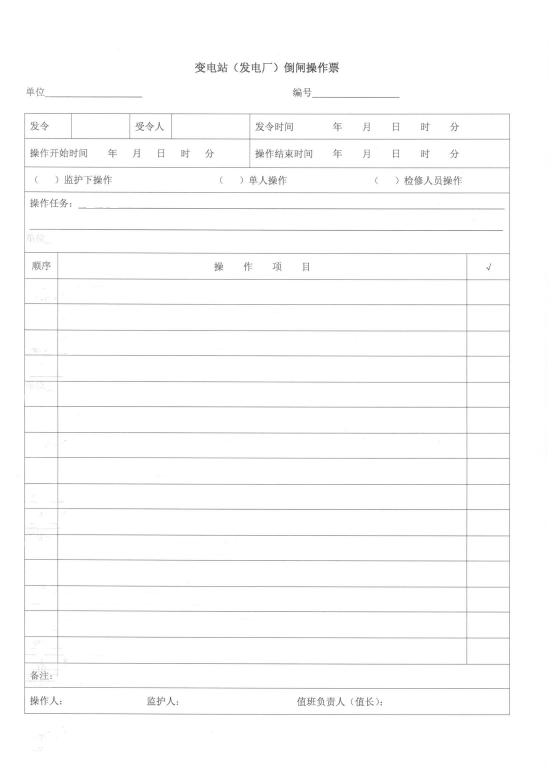
//> input picture AndroidCDS_Server/HistoryBackup/example.jpg, 1654 x 2338 px (shown at 1/3 size)
$ ./homography HistoryBackup/example.jpg   (built with g++ and OpenCV 4)
//> lines starting //> are read from the running program, lines starting //| are printed output that depends on the picture; after the words box and inside, x2 and y2 are one past the last pixel; in counts of white or black regions, pixels touching at a corner belong together
#include <opencv2/opencv.hpp>
#include "opencv2/xfeatures2d.hpp"
#include "opencv2/stitching.hpp"
#include <algorithm>
#include <iostream>
#include <string>
#include<time.h>
#include<unistd.h>
#include<stdio.h>
#include<cstring>
#include<pthread.h>
using namespace cv;
using namespace std;
#define MAX_THREAD 2

pthread_t thread[MAX_THREAD];
pthread_mutex_t mut;
Mat im_1,im_2;
int num = 0;
std::vector<KeyPoint> keypoints_1, keypoints_2;
Mat descriptors_1, descriptors_2;
int width = 640 * 2;
int height = 800 * 2;
void* thread1(void *args)
{


    // pthread_mutex_lock(&mut);
        resize(im_1, im_1, Size(width,height));
	cv::Ptr<Feature2D> f2d = xfeatures2d::SIFT::create();
        f2d->detect( im_1, keypoints_1 );
        f2d->compute( im_1, keypoints_1, descriptors_1 );
    //pthread_mutex_unlock(&mut);

    pthread_exit(NULL);
}
void* thread2(void *args)
{

    //pthread_mutex_lock(&mut);
        resize(im_2, im_2, Size(width,height));
	cv::Ptr<Feature2D> f2ds = xfeatures2d::SIFT::create();
        f2ds->detect( im_2, keypoints_2 );
        f2ds->compute( im_2, keypoints_2, descriptors_2 );
    //pthread_mutex_unlock(&mut);

    pthread_exit(NULL);
}
void thread_create()
{
    memset(&thread, 0, sizeof(thread));
    if( 0!=pthread_create(&thread[0], NULL, thread1, NULL))
        printf("thread1 create faild\n");
    else
            printf("thread1 established\n");

    if( 0 != pthread_create(&thread[1], NULL, thread2, NULL))
        printf("thread2 create faild\n");
    else
        printf("thread2 established\n");

}

void thread_wait()
{
    if(0 != thread[0])
    {
        pthread_join(thread[0], NULL);
        printf("thread 1 is over\n");
    }

    if(0 != thread[1])
    {
        pthread_join(thread[1], NULL);
        printf("thread 2 is over\n");
    }
}

Mat preprocess(Mat gray)
{
   //1.Sobel算子，x方向求梯度
    Mat sobel;
    Sobel(gray, sobel, CV_8U, 1, 0, 3);

    //2.二值化
    Mat binary;
    threshold(sobel, binary, 0, 255, THRESH_OTSU + THRESH_BINARY);

    //3.膨胀和腐蚀操作核设定
    Mat element1 = getStructuringElement(MORPH_RECT, Size(30, 9));
    //控制高度设置可以控制上下行的膨胀程度，例如3比4的区分能力更强,但也会造成漏检
    Mat element2 = getStructuringElement(MORPH_RECT, Size(24, 4));

    //4.膨胀一次，让轮廓突出
    Mat dilate1;
    dilate(binary, dilate1, element2);

    //5.腐蚀一次，去掉细节，表格线等。这里去掉的是竖直的线
    Mat erode1;
    erode(dilate1, erode1, element1);

    //6.再次膨胀，让轮廓明显一些
    Mat dilate2;
    dilate(erode1, dilate2, element2);

    // [5 lines of commented-out code are left out]

    return dilate2;
}


vector<Rect> findTextRegion(Mat img)
{
   vector<Rect> rects;
    //1.查找轮廓
    vector<vector<Point>> contours;
    vector<Vec4i> hierarchy;
    findContours(img, contours, hierarchy, RETR_CCOMP, CHAIN_APPROX_SIMPLE, Point(0, 0));

    //2.筛选那些面积小的
    for (int i = 0; i < contours.size(); i++)
    {
        //计算当前轮廓的面积
        double area = contourArea(contours[i]);

        //面积小于1000的全部筛选掉
        if (area < 1000)
            continue;

        //轮廓近似，作用较小，approxPolyDP函数有待研究
        double epsilon = 0.001*arcLength(contours[i], true);
        Mat approx;
        approxPolyDP(contours[i], approx, epsilon, true);

        //找到最小矩形，该矩形可能有方向
        RotatedRect rect = minAreaRect(contours[i]);

        //计算高和宽
        int m_width = rect.boundingRect().width;
        int m_height = rect.boundingRect().height;

        //筛选那些太细的矩形，留下扁的
        if (m_height > m_width * 1.2)
            continue;

        //取外接矩形
        Rect m_rect=rect.boundingRect();

        //符合条件的rect添加到rects集合中
        rects.push_back(m_rect);

    }
    return rects;
}

void detect(Mat img)
{
    //1.转化成灰度图
    Mat gray;
    cvtColor(img, gray, CV_BGR2GRAY);

    //2.形态学变换的预处理，得到可以查找矩形的轮廓
    Mat dilation = preprocess(gray);

    //3.查找和筛选文字区域
    vector<Rect> rects = findTextRegion(dilation);

    //4.用绿线画出这些找到的轮廓
    for (Rect rect : rects)
    {
        rectangle(img, rect, Scalar(255,0,0));
       // [6 lines of commented-out code are left out]

    }

    //5.显示带轮廓的图像
   // imshow("img", img);
    imwrite("imgDrawRect.jpg", img);


 waitKey(0);
}

Mat warp_crops(String path)
{
//> called with path = "HistoryBackup/example.jpg"
        clock_t start = clock();


        im_1= imread("example.jpg");
//> im_1 is the input picture: 2338 rows x 1654 cols, CV_8UC3; mean B, G, R 251.5, 251.5, 251.5
        im_2 = imread(path);

        clock_t finish1 = clock();
        double consumeTime1 = (double)(finish1-start)/CLOCKS_PER_SEC;//注意转换为double的位置
        cout <<"图片读取时间："<< consumeTime1 << endl;
        pthread_mutex_init(&mut, NULL);
        printf("main thread: creating threads...\n");
        thread_create();
        printf("main thread: waiting threads to accomplish task...\n");
        thread_wait();
       // [22 lines of commented-out code are left out]

        clock_t finish4 = clock();
        double consumeTime4 = (double)(finish4-start)/CLOCKS_PER_SEC;//注意转换为double的位置
        cout <<"计算特征值："<< consumeTime4 << endl;

	// Step 3: Matching descriptor vectors using BFMatcher :
	BFMatcher matcher;
	std::vector< DMatch > matches;
	matcher.match( descriptors_1, descriptors_2, matches );

	// Keep best matches only to have a nice drawing.
	// We sort distance between descriptor matches
	Mat index;
	int nbMatch = int(matches.size());
	Mat tab(nbMatch, 1, CV_32F);
	for (int i = 0; i < nbMatch; i++)
		tab.at<float>(i, 0) = matches[i].distance;
	sortIdx(tab, index, SORT_EVERY_COLUMN + SORT_ASCENDING);
	vector<DMatch> bestMatches;

	for (int i = 0; i < 200; i++)
		bestMatches.push_back(matches[index.at < int > (i, 0)]);


	// 1st image is the destination image and the 2nd image is the src image
	std::vector<Point2f> dst_pts;                   //1st
	std::vector<Point2f> source_pts;                //2nd

	for (vector<DMatch>::iterator it = bestMatches.begin(); it != bestMatches.end(); ++it) {
		//cout << it->queryIdx << "\t" <<  it->trainIdx << "\t"  <<  it->distance << "\n";
		//-- Get the keypoints from the good matches
		dst_pts.push_back( keypoints_1[ it->queryIdx ].pt );
		source_pts.push_back( keypoints_2[ it->trainIdx ].pt );
	}


	/* Mat img_matches;
	 drawMatches( im_1, keypoints_1, im_2, keypoints_2,
	           bestMatches, img_matches, Scalar::all(-1), Scalar::all(-1),
	           vector<char>(), DrawMatchesFlags::NOT_DRAW_SINGLE_POINTS );*/

	 //-- Show detected matches
	// imwrite( "Good_Matches.jpg", img_matches );


	Mat H = findHomography( source_pts, dst_pts, CV_RANSAC );
	//cout << H << endl;

	Mat wim_2;
	warpPerspective(im_2, wim_2, H, im_1.size());


        Mat wim_3(im_1.size(),CV_8UC3);
        Mat wim_4(im_1.size(),CV_8UC3);


        for (int i = 0; i < im_1.cols; i++)
		for (int j = 0; j < im_1.rows; j++) {
			Vec3b color_im1 = im_1.at<Vec3b>(Point(i, j));
			Vec3b color_im2 = wim_2.at<Vec3b>(Point(i, j));
			if (norm(color_im1) != 0)
			{
                           wim_3.at<Vec3b>(Point(i, j)) = color_im2;
                           wim_4.at<Vec3b>(Point(i, j)) = color_im2;
                        }

		}
     //   addWeighted(wim_3,0.5,im_1,0.5,0.0,wim_3);
       // imwrite("./Image/result7_btm.png", wim_3);
//	waitKey(0);

        addWeighted(wim_3,1,im_1,0,0.0,wim_3);
        addWeighted(wim_3,0.5,im_1,0.5,0.0,wim_4);
        detect(wim_4);
//> in preprocess, `Sobel(gray, sobel, CV_8U, 1, 0, 3);`:
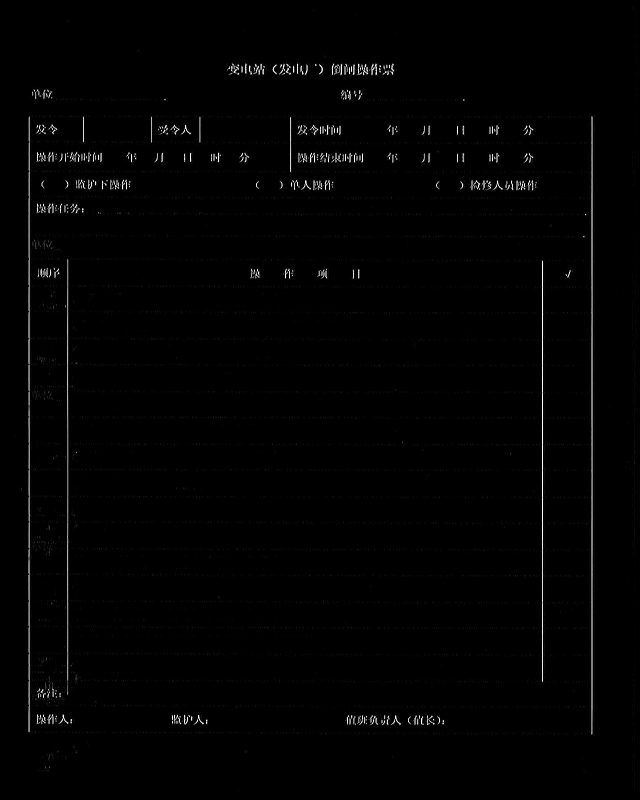
//> sobel: 1600 rows x 1280 cols, CV_8UC1 (shown at 1/2 size); min 0, max 255, mean 2.6
//> in preprocess, `threshold(sobel, binary, 0, 255, THRESH_OTSU + THRESH_BINARY);`:
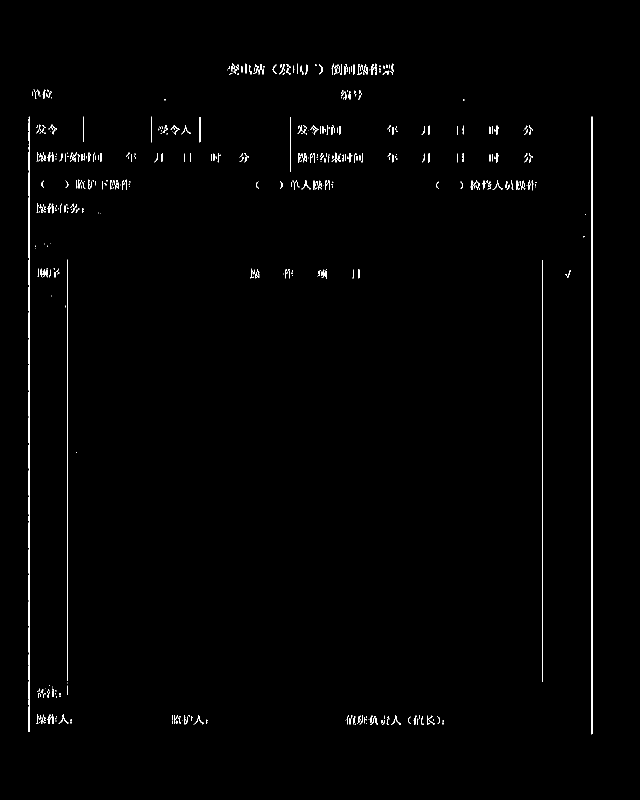
//> binary: 1600 rows x 1280 cols, CV_8UC1 (shown at 1/2 size); 0.85% white in thin lines or dots, all inside (x1, y1, x2, y2) = (57, 127, 1185, 1469)
//> in preprocess, `dilate(binary, dilate1, element2);`:
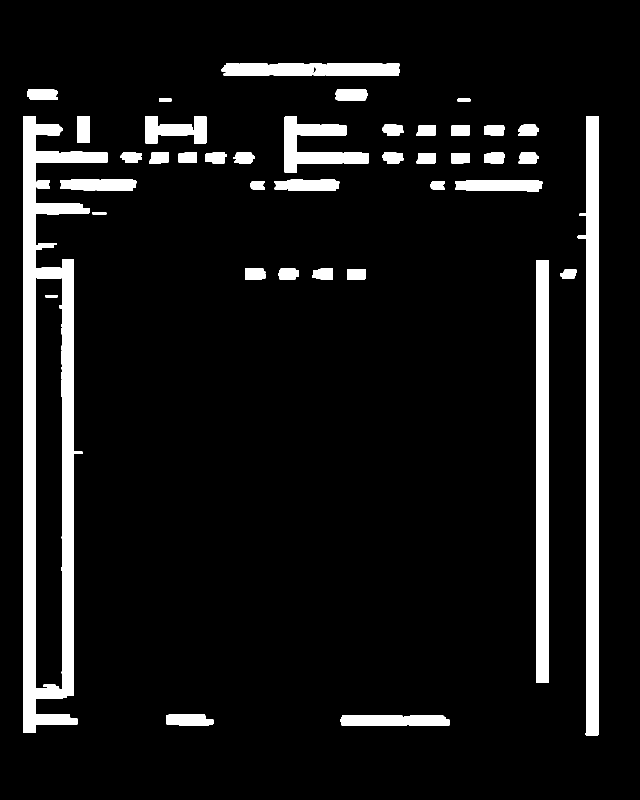
//> dilate1: 1600 rows x 1280 cols, CV_8UC1 (shown at 1/2 size); 8.5% white; 41 white regions, largest, box (x1, y1, x2, y2) and area: (46, 232, 216, 1466) 63216, (1155, 232, 1197, 1471) 31143, (1073, 520, 1098, 1366) 21149
//> in preprocess, `erode(dilate1, erode1, element1);`:
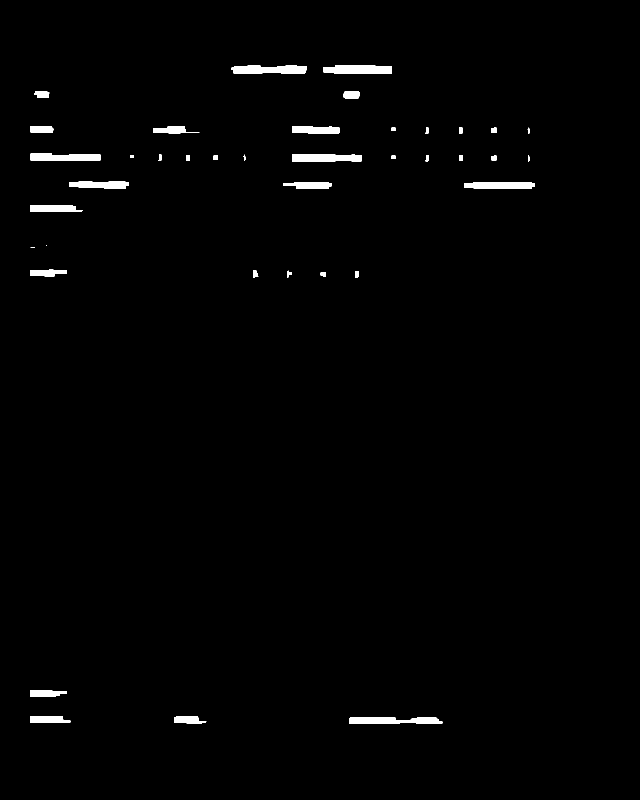
//> erode1: 1600 rows x 1280 cols, CV_8UC1 (shown at 1/2 size); 1.2% white; 39 white regions (2 under 20 px), largest, box (x1, y1, x2, y2) and area: (647, 131, 784, 148) 2145, (698, 1434, 886, 1448) 2130, (462, 131, 613, 147) 2111
//> in preprocess, `dilate(erode1, dilate2, element2);`:
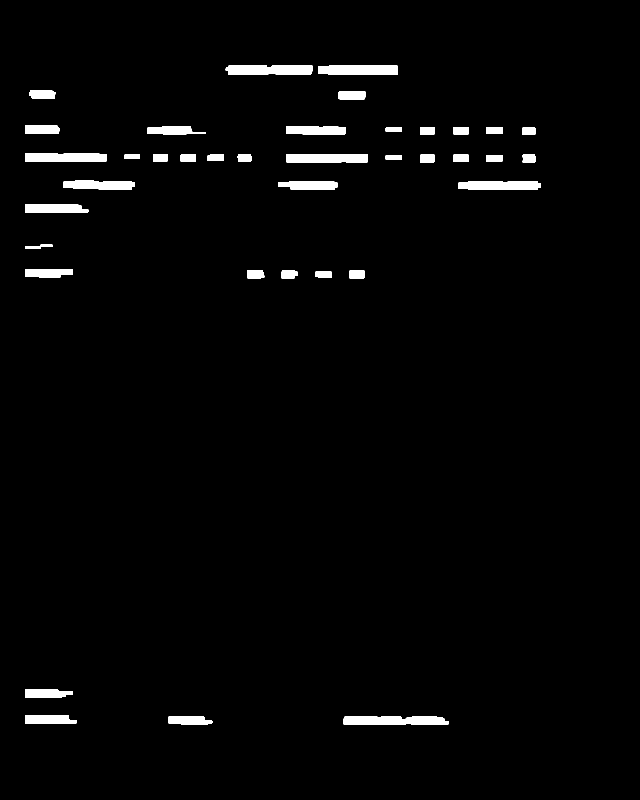
//> dilate2: 1600 rows x 1280 cols, CV_8UC1 (shown at 1/2 size); 2.1% white; 38 white regions
//> in findTextRegion, `findContours(img, contours, hierarchy, RETR_CCOMP, CHAIN_APPROX_SIMPLE..`: contours = 38 contours; largest, box (x1, y1, x2, y2) and area: (687, 1433, 898, 1450) 3068, (451, 130, 625, 149) 2928, (636, 130, 796, 150) 2840, (573, 308, 736, 325) 2560, (50, 306, 213, 324) 2548
//> the loop in findTextRegion, `for (int i = 0; i < contours.size(); i++)` made 38 passes
//> (area, epsilon, rect, m_width, m_height, m_rect) on passes 1, 2, 3, 4, 9, 11: (3068, 0.456, centre (792, 1441), size (16, 210), angle -90, 211, 17, Rect(687, 1433, 211, 17)), (1205.5, 0.201, centre (380.5, 1440), size (16, 87), angle -90, 88, 17, Rect(337, 1432, 88, 17)), (1497.5, 0.235, centre (101.5, 1439), size (16, 103), angle -90, 104, 18, Rect(50, 1430, 104, 18)), (1313.5, 0.219, centre (97.5, 1387), size (16, 95), angle -90, 96, 17, Rect(50, 1379, 96, 17)), (1280, 0.22, centre (97.5, 546), size (16, 95), angle -90, 96, 17, Rect(50, 538, 96, 17)), (1852, 0.282, centre (113, 417), size (16, 126), angle -90, 127, 17, Rect(50, 409, 127, 17))
//> area on passes 5, 6, 7, 8, 10, 15: 366, 434.5, 450.5, 500.5, 186, 379.5
//> in detect, `vector<Rect> rects = findTextRegion(dilation);`: rects = 16 Rects (x, y, width, height), first 8: [687, 1433, 211, 17], [337, 1432, 88, 17], [50, 1430, 104, 18], [50, 1379, 96, 17], [50, 538, 96, 17], [50, 409, 127, 17], [917, 363, 165, 17], [556, 363, 119, 17]
//> the loop in detect, `for (Rect rect : rects)` made 16 passes
//> rect on passes 1 to 12: Rect(687, 1433, 211, 17), Rect(337, 1432, 88, 17), Rect(50, 1430, 104, 18), Rect(50, 1379, 96, 17), Rect(50, 538, 96, 17), Rect(50, 409, 127, 17), Rect(917, 363, 165, 17), Rect(556, 363, 119, 17), Rect(126, 360, 145, 20), Rect(573, 308, 163, 17), Rect(49, 305, 165, 21), Rect(572, 252, 119, 18)
//> after the loop in detect, `for (Rect rect : rects)`:
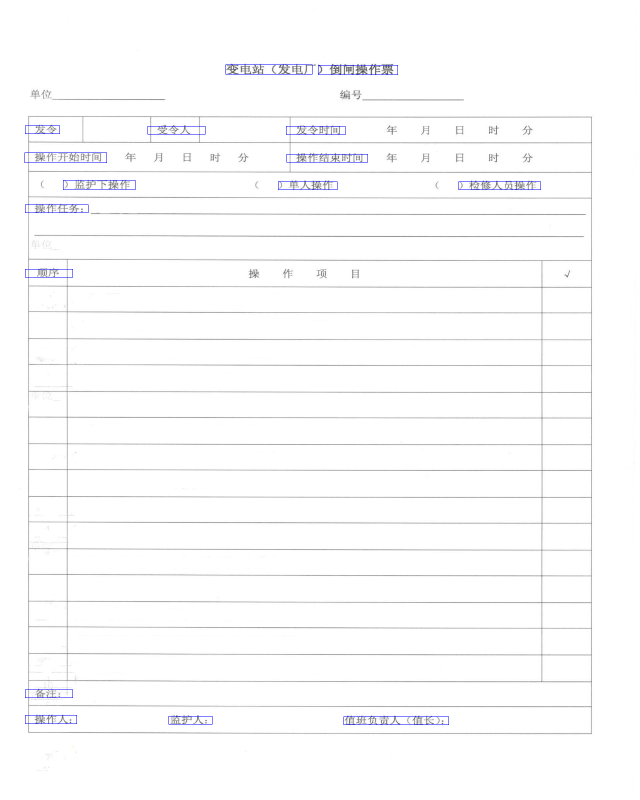
//> img: 1600 rows x 1280 cols, CV_8UC3 (shown at 1/2 size); mean B, G, R 251.5, 250.9, 250.9
	//waitKey(0);
        imwrite("./otherImages/result.jpg", wim_3);
        imwrite("./otherImages/result_btm.jpg", wim_4);

        clock_t finish3 = clock();
        double consumeTime3 = (double)(finish3-start)/CLOCKS_PER_SEC;//注意转换为double的位置
        cout <<"其他时间："<< consumeTime3 << endl;
     return wim_3;
}


void getMat(Mat& im,int i,int x,int y,int cols,int rows)
{

    std::string path="./Images/"+std::to_string(i)+".png";
    Rect rect(x,y,cols,rows);
    Mat image=im(rect);
    imwrite(path, image);
}


void getData(Mat& im)
{
        clock_t start = clock();
        vector<Rect> rects;
        Rect rect;

        rect=Rect(105,148,476,72);//1
        rects.push_back(rect);

        rect=Rect(725,148,458,72);//2
        rects.push_back(rect);

        rect=Rect(166,233,136,53);//3
        rects.push_back(rect);

        rect=Rect(399,233,182,53);//4
        rects.push_back(rect);

        rect=Rect(684,233,499,53);//5
        rects.push_back(rect);

        rect=Rect(207,286,374,56);//6
        rects.push_back(rect);

        rect=Rect(730,286,453,56);//7
        rects.push_back(rect);

        rect=Rect(58,342,85,54);//8
        rects.push_back(rect);

        rect=Rect(495,342,82,54);//9
        rects.push_back(rect);

        rect=Rect(852,342,81,54);//10
        rects.push_back(rect);

        rect=Rect(58,396,1125,123);//11
        rects.push_back(rect);

        rect=Rect(134,574,950,51);//12
        rects.push_back(rect);

        rect=Rect(1084,574,99,51);//13
        rects.push_back(rect);

        rect=Rect(134,625,950,50);//14
        rects.push_back(rect);

        rect=Rect(1084,625,99,50);//15
        rects.push_back(rect);

        rect=Rect(134,675,950,53);//16
        rects.push_back(rect);

        rect=Rect(1084,675,99,53);//17
        rects.push_back(rect);

        rect=Rect(134,728,950,54);//18
        rects.push_back(rect);

        rect=Rect(1084,728,99,54);//19
        rects.push_back(rect);

        rect=Rect(134,782,950,54);//20
        rects.push_back(rect);

        rect=Rect(1084,782,99,54);//21
        rects.push_back(rect);

        rect=Rect(134,836,950,52);//22
        rects.push_back(rect);

        rect=Rect(1084,836,99,52);//23
        rects.push_back(rect);

        rect=Rect(134,888,950,50);//24
        rects.push_back(rect);

        rect=Rect(1084,888,99,50);//25
        rects.push_back(rect);

        rect=Rect(134,938,950,54);//26
        rects.push_back(rect);

        rect=Rect(1084,938,99,54);//27
        rects.push_back(rect);

        rect=Rect(134,992,950,50);//28
        rects.push_back(rect);

        rect=Rect(1084,992,99,50);//29
        rects.push_back(rect);

        rect=Rect(134,1042,950,56);//30
        rects.push_back(rect);

        rect=Rect(1084,1042,99,56);//31
        rects.push_back(rect);

        rect=Rect(134,1098,950,50);//32
        rects.push_back(rect);

        rect=Rect(1084,1098,99,50);//33
        rects.push_back(rect);

        rect=Rect(134,1148,950,55);//34
        rects.push_back(rect);

        rect=Rect(1084,1148,99,55);//35
        rects.push_back(rect);

        rect=Rect(134,1203,950,50);//36
        rects.push_back(rect);

        rect=Rect(1084,1203,99,50);//37
        rects.push_back(rect);

        rect=Rect(134,1253,950,56);//38
        rects.push_back(rect);

        rect=Rect(1084,1253,99,56);//39
        rects.push_back(rect);

        rect=Rect(134,1309,950,55);//40
        rects.push_back(rect);

        rect=Rect(1084,1309,99,55);//41
        rects.push_back(rect);

        rect=Rect(129,1364,1054,48);//42
        rects.push_back(rect);

        rect=Rect(146,1412,188,52);//43
        rects.push_back(rect);

        rect=Rect(421,1412,267,52);//44
        rects.push_back(rect);

        rect=Rect(896,1412,287,52);//45
        rects.push_back(rect);


	getMat(im,1,105,148,476,72);       //1.单位
	getMat(im,2,725,148,458,72);       //2.编号
        getMat(im,3,166,233,136,53);       //3.发令人
        getMat(im,4,399,233,182,53);       //4.受令人
        getMat(im,5,684,233,499,53);       //5.发令时间
        getMat(im,6,207,286,374,56);       //6.操作开始时间
        getMat(im,7,730,286,453,56);       //7.操作结束时间
        getMat(im,8,58,342,85,54);         //8.监护下操作
//> in getMat (call 8), `Mat image=im(rect);`:
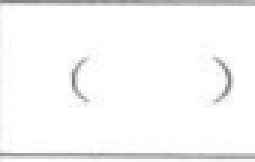
//> image: 54 rows x 85 cols, CV_8UC3 (shown 3 times larger); min 122, max 255, mean 247.5
        getMat(im,9,495,342,82,54);        //9.单人操作
        getMat(im,10,852,342,81,54);       //10.检修人员操作
        getMat(im,11,58,396,1125,123);     //11.操作任务
        getMat(im,12,134,574,950,51);      //12.1-操作项目
        getMat(im,13,1084,574,99,51);      //13.1-是否完成
        getMat(im,14,134,625,950,50);      //14.2-操作项目
        getMat(im,15,1084,625,99,50);      //15.2-是否完成
        getMat(im,16,134,675,950,53);      //16.3-操作项目
        getMat(im,17,1084,675,99,53);      //17.3-是否完成
        getMat(im,18,134,728,950,54);      //18.4-操作项目
        getMat(im,19,1084,728,99,54);      //19.4-是否完成
        getMat(im,20,134,782,950,54);      //20.5-操作项目
        getMat(im,21,1084,782,99,54);      //21.5-是否完成
        getMat(im,22,134,836,950,52);      //22.6-操作项目
        getMat(im,23,1084,836,99,52);      //23.6-是否完成
        getMat(im,24,134,888,950,50);      //24.7-操作项目
        getMat(im,25,1084,888,99,50);      //25.7-是否完成
        getMat(im,26,134,938,950,54);      //26.8-操作项目
        getMat(im,27,1084,938,99,54);      //27.8-是否完成
        getMat(im,28,134,992,950,50);      //28.9-操作项目
        getMat(im,29,1084,992,99,50);      //29.9-是否完成
        getMat(im,30,134,1042,950,56);     //30.10-操作项目
        getMat(im,31,1084,1042,99,56);     //31.10-是否完成
        getMat(im,32,134,1098,950,50);     //32.11-操作项目
        getMat(im,33,1084,1098,99,50);     //33.11-是否完成
        getMat(im,34,134,1148,950,55);     //34.12-操作项目
        getMat(im,35,1084,1148,99,55);     //35.12-是否完成
        getMat(im,36,134,1203,950,50);     //36.13-操作项目
        getMat(im,37,1084,1203,99,50);     //37.13-是否完成
        getMat(im,38,134,1253,950,56);     //38.14-操作项目
        getMat(im,39,1084,1253,99,56);     //39.14-是否完成
        getMat(im,40,134,1309,950,55);     //40.15-操作项目
        getMat(im,41,1084,1309,99,55);     //41.15-是否完成
        getMat(im,42,129,1364,1054,48);    //42.备注
        getMat(im,43,146,1412,188,52);     //43.操作人
        getMat(im,44,421,1412,267,52);     //44.监护人
        getMat(im,45,896,1412,287,52);     //45.值班负责人（值长）
        clock_t finish = clock();
        double consumeTime = (double)(finish-start)/CLOCKS_PER_SEC;//注意转换为double的位置
        cout <<"裁减用时："<< consumeTime << endl;
     }


int main(int argc,char **argv)
{
        clock_t start = clock();
        String a=argv[1];
        //cout << a << endl;
	Mat im_3=warp_crops(a);

        getData(im_3);
        clock_t finish = clock();
        double consumeTime = (double)(finish-start)/CLOCKS_PER_SEC;//注意转换为double的位置
        cout <<"总共用时："<< consumeTime << endl;
}
